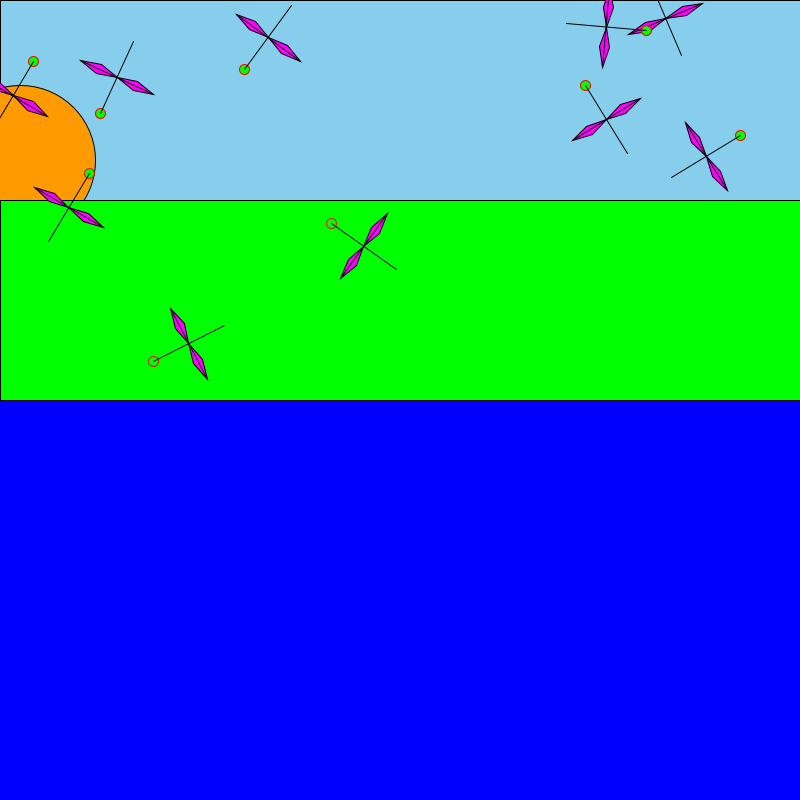
Frame 1 (no input)
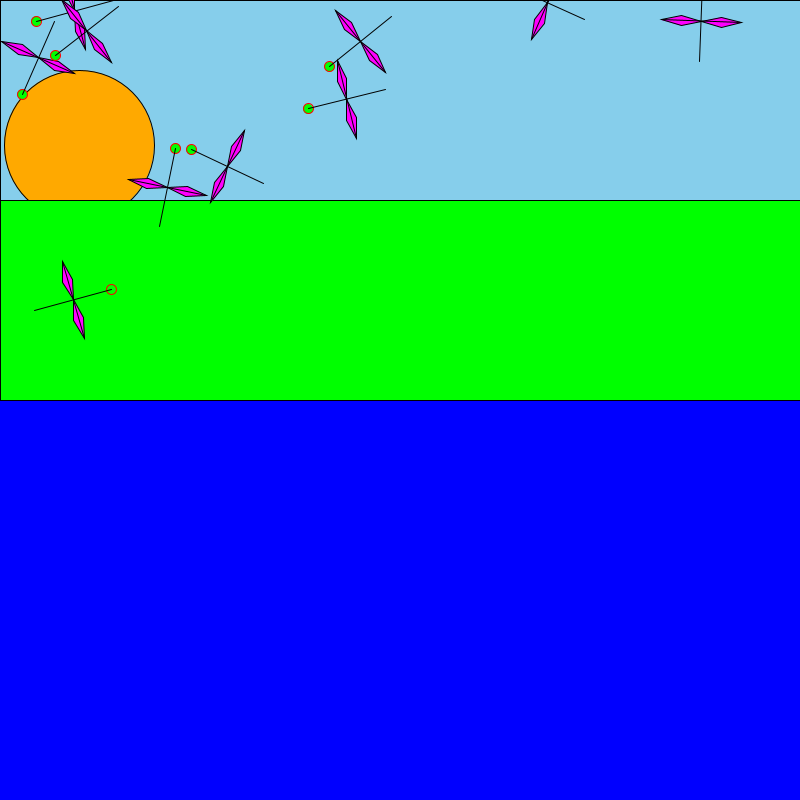
Frame 60 (the mouse pressed at the canvas centre just before this capture)
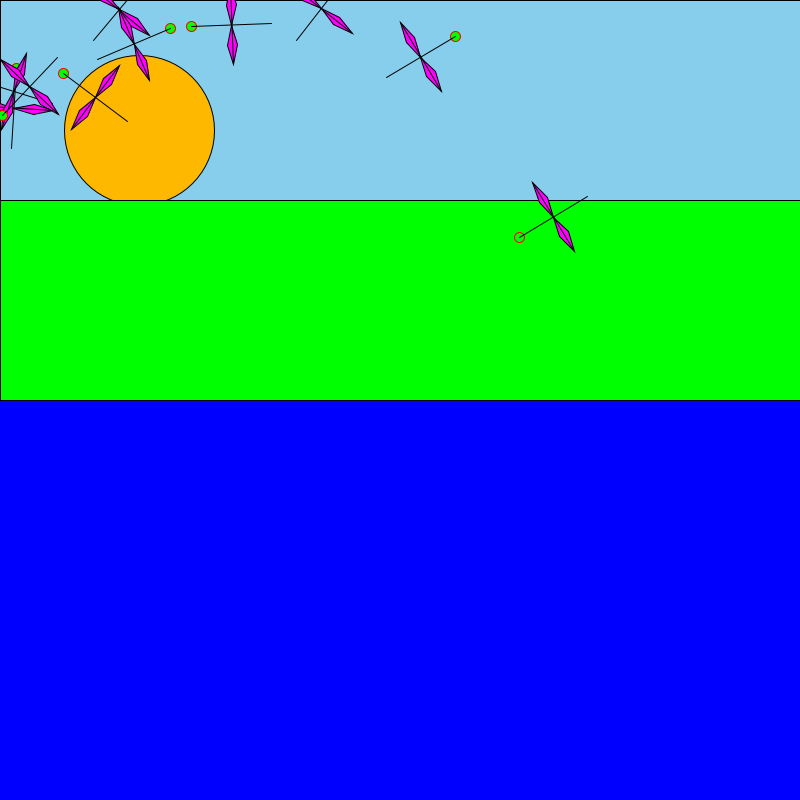
Frame 120 (the mouse held since frame 60 and released just before this capture)

The Processing sketch that drew these frames (run headless with seeded random() and noise(); from frame 60 on, the mouse is pressed at the canvas centre):

// Processing sketch: ecosystem
// ── ecosystem.pde
Fly[] flies = new Fly[10];
int t;

void setup() {
  size(800,800);
  t = 0;
  background(0,0,255);
  for (int i = 0; i < flies.length; i++) {
    flies[i] = new Fly();
  }
}

void draw() {
  background(0,0,255);
  fill(52.9 * 2.55, 80.8 * 2.55, 92.2 * 2.55);
  quad(0,0,width,0,width,height/4,0,height/4);
  fill(255,255 - 0.25*abs(width/2 - t % (width - 40)),0);
  ellipse(20 + t % (width - 40), 65 + 0.25*abs(width/2 - 20 - t % (width - 40)),150,150);
  fill(0,255,0);
  quad(0,height/4,width,height/4,width,height/2,0,height/2);
  for (int i = 0; i < flies.length; i++) {
    flies[i].update();
    flies[i].checkedges();
    flies[i].render();
  }
  t++;
}

class Fly {
  PVector velocity;
  PVector location;
  PVector acceleration;
  int t;
  int moveroffset;
  float direction;
  
  Fly() {
    moveroffset = int(random(10000));
    t = 0;
    acceleration = new PVector (noise(moveroffset), noise(100*moveroffset));
    velocity = new PVector (random(2)-1,random(2)-1);
    location = new PVector (random(width), random(height/2));
    direction = acos(velocity.x/sqrt(velocity.x*velocity.x + velocity.y*velocity.y));
  }
  
  void update() {
    acceleration.x = 2*noise(2*t + moveroffset) - 1;
    acceleration.y = 2*noise(2*t + 100*moveroffset) - 1;
    velocity.add(acceleration);
    if (mag(velocity.x, velocity.y) > 10) {
      velocity.x = velocity.x * sqrt(10)/mag(velocity.x, velocity.y);
      velocity.y = velocity.y * sqrt(10)/mag(velocity.x, velocity.y);
    }
    float random = random(100);
    if (random > 99.8){
      velocity.x = -velocity.x;
      velocity.y = -velocity.y;
    }
    if ((velocity.x == 0) && (velocity.y == 0)) {
      direction = 0;
    }
    else if (velocity.y >= 0) {
      direction = acos(velocity.x/sqrt(velocity.x*velocity.x + velocity.y*velocity.y));
    } else {
      direction = -acos(velocity.x/sqrt(velocity.x*velocity.x + velocity.y*velocity.y));
    }
    location.add(velocity);
    t++;
  }
  
  void checkedges() {
    if (location.x > width){
      velocity.x = -velocity.x;
      location.x = width - 0.01;
    }
    else if (location.x < 0) {
      velocity.x = -velocity.x;
      location.x = 0.01;
    }
    if (location.y > height/2) {
      velocity.y = -velocity.y;
      location.y = height/2 - 0.01;
    }
    else if (location.y < 0) {
      velocity.y = -velocity.y;
      location.y = 0.01;
    }
  }
  void render() {
    stroke(255,0,0);
    fill(0,255,0);
    ellipse(location.x + 40*cos(direction), location.y + 40*sin(direction), 10, 10);
    stroke(0);
    fill(255,0,255);
    quad(location.x, location.y, location.x + 20*cos(direction + PI/2) + 5*cos(PI + direction), location.y + 20*sin(direction + PI/2) + 5*sin(PI + direction), location.x + 40*cos(direction + PI/2), location.y + 40*sin(direction + PI/2), location.x + 20*cos(direction + PI/2) - 5*cos(PI + direction), location.y + 20*sin(PI/2 + direction) - 5*sin(PI + direction));
    quad(location.x, location.y, location.x - 20*cos(direction + PI/2) + 5*cos(PI + direction), location.y - 20*sin(direction + PI/2) + 5*sin(PI + direction), location.x - 40*cos(direction + PI/2), location.y - 40*sin(direction + PI/2), location.x - 20*cos(direction + PI/2) - 5*cos(PI + direction), location.y - 20*sin(PI/2 + direction) - 5*sin(PI + direction));
    line(location.x + 40*cos(direction), location.y + 40*sin(direction), location.x - 40*cos(direction), location.y -40*sin(direction));
    line(location.x + 40*cos(direction + PI/2), location.y + 40*sin(direction + PI/2), location.x - 40*cos(direction + PI/2), location.y -40*sin(direction + PI/2));
  }
}
